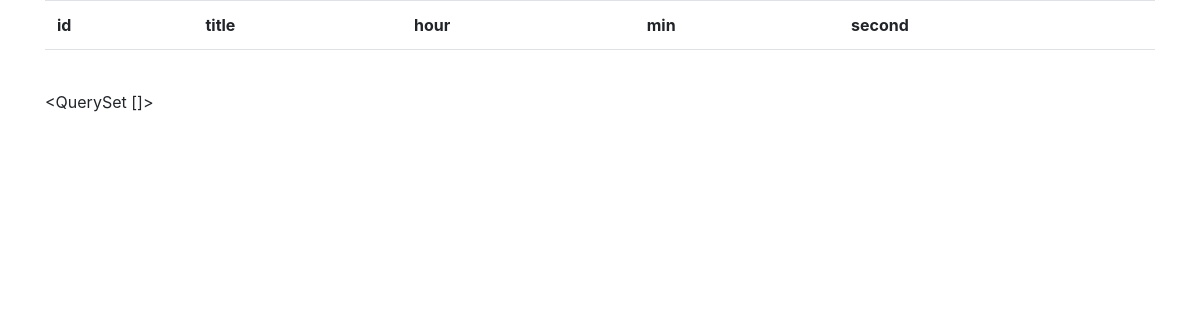
/timer/list, run on an earlier commit of the app's database.
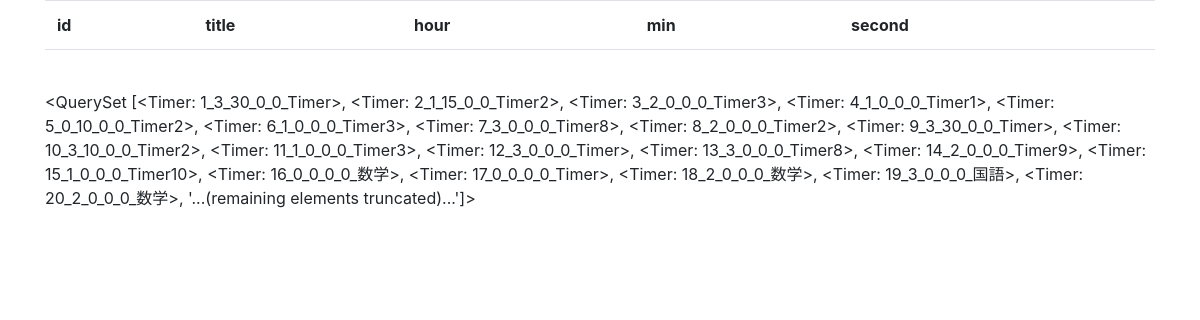
And on a later commit of the database.
### timer/models.py (models this page shows)
class Timer(models.Model):
    title=models.CharField(max_length=100,default='Timer',null=True,blank=True)
    hour = models.PositiveIntegerField(null=True,blank=True)
    min = models.PositiveIntegerField(null=True,blank=True)
    sec = models.PositiveIntegerField(null=True,blank=True)
    sound=models.CharField(choices=SOUND,max_length=100,default=0)
    def __str__(self):
        return str(self.id)+"_"+str(self.hour)+"_"+str(self.min)+"_"+str(self.sec)+"_"+str(self.sound)+"_"+str(self.title)

### timer/views.py (the view)
# urls.py: path('list',views.show,name='show'),
def show(request):
    data=Timer.objects.all()
    params={
        'data':data
    }
    return render(request,'timer/show.html',params)

### timer/templates/timer/show.html (shortened to what this page needs)
{% load static %}
<!doctype html>
<html lang="ja">
    <head>
        <link rel="stylesheet"
        href="https://stackpath.bootstrapcdn.com/bootstrap/4.3.1/css/bootstrap.min.css"
>
    </head>
    <body class="container">
      <table class="table">
          <tr>
              <th>id</th>
              <th>title</th>
              <th>hour</th>
              <th>min</th>
              <th>second</th>
          </tr>
          <tr>
              <td>{{data.id}}</td>
              <td>{{data.title}}</td>
              <td>{{data.hour}}</td>
              <td>{{data.min}}</td>
              <td>{{data.second}}</td>
          </tr>
      </table>
      {{data}}
    </body>
</html>

What changed in the data, as far as the page shows it:
added Timer: id+hour+min "<QuerySet [<Timer: 1_3_30_0_0_Timer>, <Timer: 2_1_15_0_0_Timer2>, <Timer: 3_2_0_0_0_Timer3>, <Timer: 4_1_0_0_0_Timer1>, <Timer: 5_0_10_0_0_Timer2>, <Timer: 6_1_0_0_0_Timer3>, <Timer: 7_3_0_0_0_Timer8>, <Timer: 8_2_0_0_0_Timer2>, <Timer: 9_3_30_0_0_Timer>, <Timer: 10_3_10_0_0_Timer2>, <Timer: 11_1_0_0_0_Timer3>, <Timer: 12_3_0_0_0_Timer>, <Timer: 13_3_0_0_0_Timer8>, <Timer: 14_2_0_0_0_Timer9>, <Timer: 15_1_0_0_0_Timer10>, <Timer: 16_0_0_0_0_数学>, <Timer: 17_0_0_0_0_Timer>, <Timer: 18_2_0_0_0_数学>, <Timer: 19_3_0_0_0_国語>, <Timer: 20_2_0_0_0_数学>, '...(remaining elements truncated)...']>"
Also different on the page:
{{ data }}: "<QuerySet []>" → (not shown)
